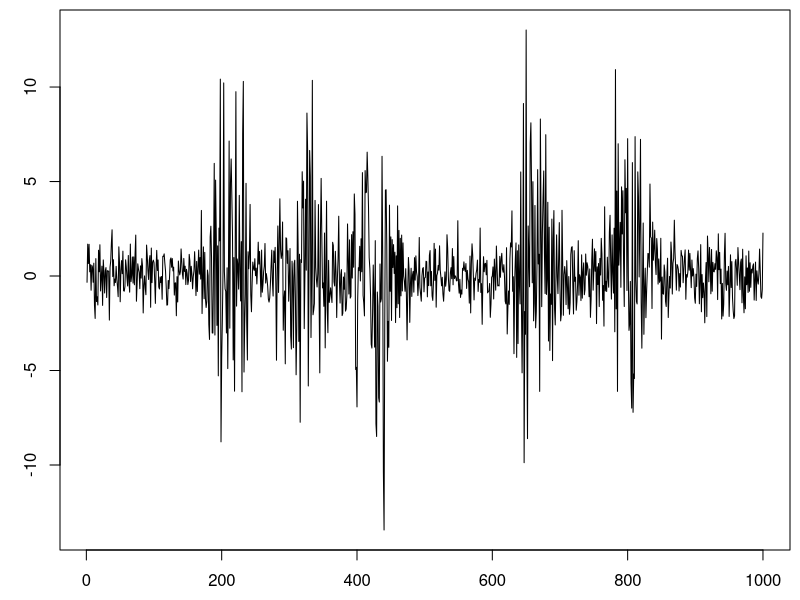

Generate this figure with R:
## ---- chunk 1
#| label: q1_02_timeplot
#| echo: false
#| fig-width: 6
#| fig-height: 3.5
#| out-width: 5in
set.seed(33)
N <- 1000
sd1 <- rep(1,N)
events <- runif(N) < 5/N
sigma <- 20
amplitude <- 10
sd2 <- sd1 + filter(events,
  dnorm(seq(from=-2.5*sigma,to=2.5*sigma,length=5*sigma),sd=sigma)*sigma*amplitude,
  circular=T)
Y <- rnorm(n=N,mean=0,sd=sd2)
par(mai=c(0.5,0.6,0.1,0.1))
plot(Y,xlab="", ylab="y",ty="l")
